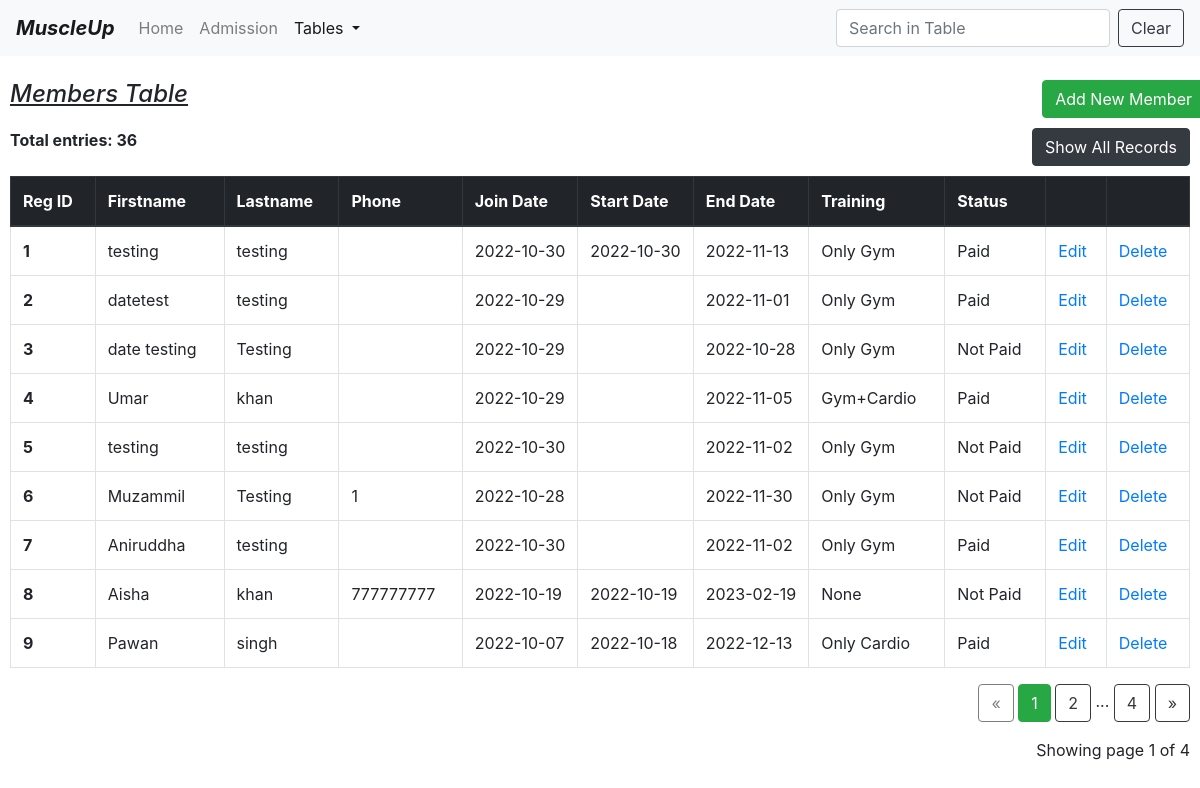
The page /table (signed in) on the database its author committed.
### model.py (models this page shows)
class Members(db.Model):
    id = db.Column(db.Integer, primary_key=True)
    firstname = db.Column(db.String(30))
    lastname = db.Column(db.String(30))
    phoneno = db.Column(db.Integer)
    email = db.Column(db.String(30))
    joindate = db.Column(db.String(11))
    startdate = db.Column(db.String(11))
    enddate = db.Column(db.String(11))
    address = db.Column(db.String(100))
    status = db.Column(db.String(10))
    training = db.Column(db.String(10))
    amount = db.Column(db.Integer)

### app.py (the view)
@app.route("/table")
def table():
    try:
        if "username" not in session:
            flash("Please log in first")
            return render_template("login.html")
        page = request.args.get('page', 1, type=int)
        member = Members.query.order_by(Members.id).paginate(page=page, per_page=9)
        total_rows = Members.query.count()
        button_name = "Show All Records"
        path = "/table1"
        return render_template("table.html", member=member, total_rows=total_rows, button_name=button_name, path=path)
    except:
        return make_response("Something went wrong. Call Developer!")

### templates/table.html (shortened to what this page needs)
<!DOCTYPE html>
<html lang="en">
<head>
    <link href="https://cdn.jsdelivr.net/npm/bootstrap@4.0.0/dist/css/bootstrap.min.css"
 rel="stylesheet">
</head>
<body>
<nav class="navbar navbar-expand-lg navbar-light bg-light">
    <a class="navbar-brand" href="/home"><b><i>MuscleUp</i></b></a>
    <div class="collapse navbar-collapse" id="navbarSupportedContent">
        <ul class="navbar-nav mr-auto">
            <li class="nav-item ">
                <a class="nav-link" href="/home">Home <span class="sr-only">(current)</span></a>
            </li>
            <li class="nav-item">
                <a class="nav-link" href="/form">Admission</a>
            </li>
            <li class="nav-item dropdown active">
                <a aria-expanded="false" aria-haspopup="true" class="nav-link dropdown-toggle" data-toggle="dropdown"
                   href="#"
                   id="navbarDropdown" role="button">
                    Tables
                </a>
            </li>
        </ul>
        <form class="form-inline my-2 my-lg-0">
            <input aria-label="Search" class="form-control mr-sm-2" id="myInput" onkeyup="myFunction()" placeholder="Search in Table"
                   type="search">
            <button class="btn btn-outline-dark my-2 my-sm-0" onclick="document.getElementById('myInput').value = ''">Clear</button>
        </form>
    </div>
</nav>
<br>
<div class="Container" style="padding-left:10px;padding-right:10px;">
    <div class="row">
        <div class="col md-12">
            <h4><u><i>Members Table</i></u><br></h4>
        </div>
        <a href="/form">
            <button class="btn btn-success float-right" type="button">Add New Member
            </button>
        </a>
        <br><br>
    </div>
    <div class="row">
        <div class="col">
            <label>
                <strong>Total entries: {{total_rows}}</strong>
            </label>
        </div>
        <div class="col">
            <a href="{{path}}">
            <button class="btn btn-dark float-right" type="button">{{button_name}}</button><br><br>
            </a>
        </div>
    </div>
    <table class="table table-bordered table-hover " id="myTable">
        <thead class="thead-dark">
        <tr>
            <th scope="col">Reg ID</th>
            <th scope="col">Firstname</th>
            <th scope="col">Lastname</th>
            <th scope="col">Phone</th>
            <th scope="col" style="width:110px">Join Date</th>
            <th scope="col" style="width:110px">Start Date</th>
            <th scope="col" style="width:110px">End Date</th>
            <th scope="col">Training</th>
            <th scope="col">Status</th>
            <th scope="col"></th>
            <th scope="col"></th>
        </tr>
        </thead>
        <tbody>
        {% for i in member.items %}
        <tr>
            <th scope="row">{{i.id}}</th>
            <td>{{i.firstname}}</td>
            <td>{{i.lastname}}</td>
            <td>{{i.phoneno}}</td>
            <td style="white-space:nowrap">{{i.joindate}}</td>
            <td style="white-space:nowrap">{{i.startdate}}</td>
            <td style="white-space:nowrap">{{i.enddate}}</td>
            <td>{{i.training}}</td>
            <td>{{i.status}}</td>
            <td><a href="/edit/{{i.id}}">Edit</a></td>
            <td><a href="/delete/{{i.id}}" onclick="return confirm('are you sure to delete ?')">Delete</a></td>
        </tr>
        {% endfor %}
        </tbody>
    </table>
    <div class="text-right">
        <a class="btn btn-outline-dark
       {% if member.page == 1 %}disabled{% endif %}"
           href="{{ url_for('table', page=member.prev_num) }}">
            &laquo;
        </a>
        {% for page_num in member.iter_pages(left_edge=1, right_edge=1, left_current=1, right_current=2) %}
        {% if page_num %}
        {% if member.page == page_num %}
        <a class="btn btn-success"
           href="{{ url_for('table', page=page_num) }}">
            {{ page_num }}
        </a>
        {% else %}
        <a class="btn btn-outline-dark"
           href="{{ url_for('table', page=page_num) }}">
            {{ page_num }}
        </a>
        {% endif %}
        {% else %}
        ...
        {% endif %}
        {% endfor %}
        <a class="btn btn-outline-dark
       {% if member.page == member.pages %}disabled{% endif %}"
           href="{{ url_for('table', page=member.next_num) }}">
            &raquo;
        </a>
    </div>
    <p class="text-right mt-3">
        Showing page {{ member.page }} of {{ member.pages }}
    </p>
    <br><br><br>
</div>
</body>
</html>

### rows shown on the page
Members: id "1", firstname "testing", lastname "testing", joindate "2022-10-30", startdate "2022-10-30", enddate "2022-11-13", training "Only Gym", status "Paid"
Members: id "2", firstname "datetest", lastname "testing", joindate "2022-10-29", enddate "2022-11-01", training "Only Gym", status "Paid"
Members: id "3", firstname "date testing", lastname "Testing", joindate "2022-10-29", enddate "2022-10-28", training "Only Gym", status "Not Paid"
Members: id "4", firstname "Umar", lastname "khan", joindate "2022-10-29", enddate "2022-11-05", training "Gym+Cardio", status "Paid"
Members: id "5", firstname "testing", lastname "testing", joindate "2022-10-30", enddate "2022-11-02", training "Only Gym", status "Not Paid"
Members: id "6", firstname "Muzammil", lastname "Testing", phoneno "1", joindate "2022-10-28", enddate "2022-11-30", training "Only Gym", status "Not Paid"
Members: id "7", firstname "Aniruddha", lastname "testing", joindate "2022-10-30", enddate "2022-11-02", training "Only Gym", status "Paid"
Members: id "8", firstname "Aisha", lastname "khan", phoneno "777777777", joindate "2022-10-19", startdate "2022-10-19", enddate "2023-02-19", training "None", status "Not Paid"
Members: id "9", firstname "Pawan", lastname "singh", joindate "2022-10-07", startdate "2022-10-18", enddate "2022-12-13", training "Only Cardio", status "Paid"

### other values the page prints
{{ total_rows }} "36"
{{ button_name }} "Show All Records"
{{ page_num }} "1"
{{ page_num }} "2" "4"
{{ member.page }} "1"
{{ member.pages }} "4"
